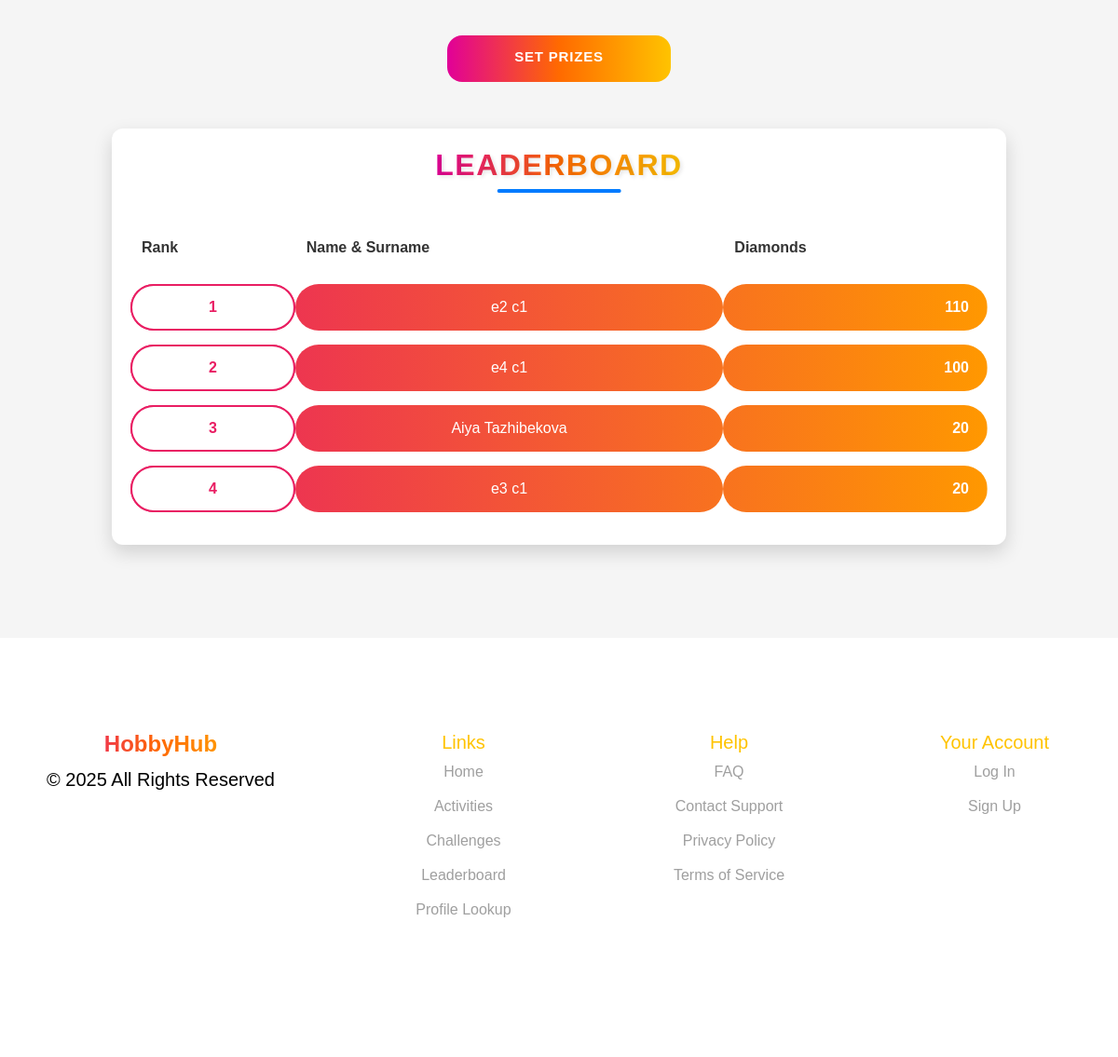
/leaderboard_show/ (signed in, lower part), run on an earlier commit of the app's database.
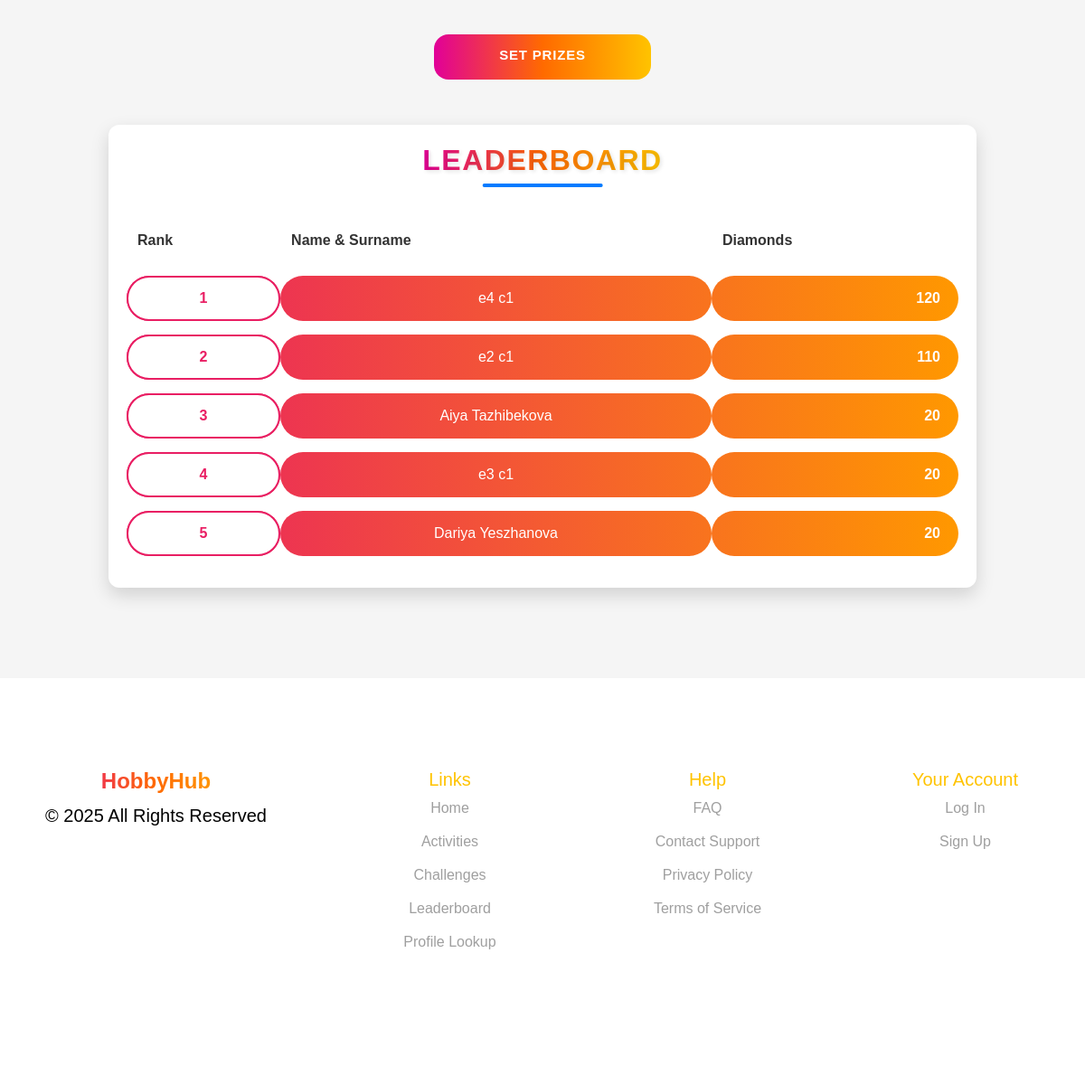
And on a later commit of the database.
### events/models.py (models this page shows, shortened)
class Employee(models.Model):
    nickname = models.CharField(max_length=100, primary_key=True, verbose_name="Nickname")
    name = models.CharField(max_length=255, verbose_name="Name")
    last_name = models.CharField(max_length=255, verbose_name="Last Name")
    number = models.CharField(max_length=20, verbose_name="Number")
    join_date = models.DateField(verbose_name="Join Date")
    date_of_birth = models.DateField(null=True, blank=True, verbose_name="Date of Birth")
    receive_sms_notifications = models.BooleanField(default=True, verbose_name="Receive SMS Notifications")
    receive_email_notifications = models.BooleanField(default=True, verbose_name="Receive Email Notifications")
    receive_reminders = models.BooleanField(default=True, verbose_name="Receive Reminders")
    social_id = models.CharField(max_length=255, blank=True, null=True)  # ID из социальной сети
    social_provider = models.CharField(max_length=50, blank=True, null=True)  # Провайдер (Google, Facebook и т.д.)
    company = models.ForeignKey(
        Company,
        to_field='company_id',
        on_delete=models.CASCADE,
        verbose_name="Company"
    )
    gender = models.CharField(max_length=10, choices=[('Male', 'Male'), ('Female', 'Female')], verbose_name="Gender")
    mail = models.EmailField(unique=True, verbose_name="Email")
    password = models.CharField(max_length=255, verbose_name="Password")
    is_approved = models.BooleanField(default=False, verbose_name="Approved")
    profile_photo = models.ImageField(upload_to='profile_photos/', null=True, blank=True, verbose_name="Profile Photo")
    hobbies = models.ManyToManyField(Hobby, blank=True, related_name='employees')
    diamonds = models.IntegerField(default=0, verbose_name="Diamonds")

### events/views.py (the view)
# urls.py: path('leaderboard_show/', leaderboard_show, name="leaderboard_show"),
@role_required("organizer")
def leaderboard_show(request):
    employees = Employee.objects.filter(is_approved=True).order_by('-diamonds')
    if request.session.get("company_id"):
        company_id = request.session["company_id"]
        company = Company.objects.get(id=company_id)
        employees = Employee.objects.filter(company=company, is_approved=True).order_by('-diamonds')
        prizes = Prize.objects.filter(company=company).order_by('rank')
        return render(request, 'leaderboard_show.html', {
            'employees': employees,
            'prizes': prizes,
        })
    else:
        return redirect('sign_in')

### events/views.py (called while the page is built)
def role_required(role):
    def decorator(view_func):
        @wraps(view_func)
        def wrapper(request, *args, **kwargs):
            if role == "employee" and not request.session.get("nickname"):
                return redirect(f"/sign_in/?next={request.get_full_path()}")
            if role == "organizer" and not request.session.get("company_id"):
                return redirect(f"/sign_in/?next={request.get_full_path()}")
            return view_func(request, *args, **kwargs)
        return wrapper
    return decorator

### events/templates/leaderboard_show.html (shortened to what this page needs)
{% extends "organizer_base.html" %}
    {% load static %}
    {% block extra_css %}
        <link rel="stylesheet" href="{% static 'css/leaderboard.css' %}">
        <link rel="stylesheet" href="{% static 'css/organizer-styles.css' %}">
        <link href="https://fonts.cdnfonts.com/css/gilroy-bold" rel="stylesheet">
        <link rel="stylesheet" href="https://cdn.jsdelivr.net/npm/swiper/swiper-bundle.min.css">
    {% endblock %}
    {% block content %}
    <section class="leaderboard">
        <div class="prize_buttons">
            <button type="button" class="btn btn-gradient" data-bs-toggle="modal" data-bs-target="#addPrizeModal">Set Prizes</button>
        </div>
        <div class="leaderboard-container">
            <h2>Leaderboard</h2>
            <table id="leaderboard-table">
                <thead>
                    <tr>
                        <th>Rank</th>
                        <th>Name & Surname</th>
                        <th>Diamonds</th>
                    </tr>
                </thead>
                <tbody>
                    {% for employee in employees %}
                    <tr>
                        <td>{{ forloop.counter }}</td>
                        <td>{{ employee.name }} {{ employee.last_name }}</td>
                        <td>{{ employee.diamonds }} </td>
                    </tr>
                    {% endfor %}
                </tbody>
            </table>
        </div>
    </section>
 {% endblock %}

What changed in the data, as far as the page shows it:
changed Employee (number 1 of 5 on the later page): diamonds "100" → "120"; moves up the list
added Employee: name "Dariya", last_name "Yeszhanova", diamonds "20"
